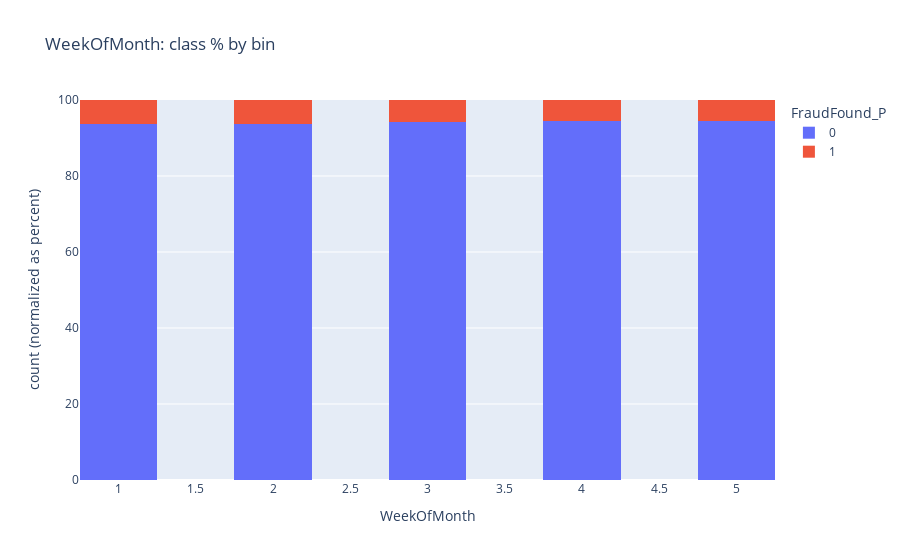
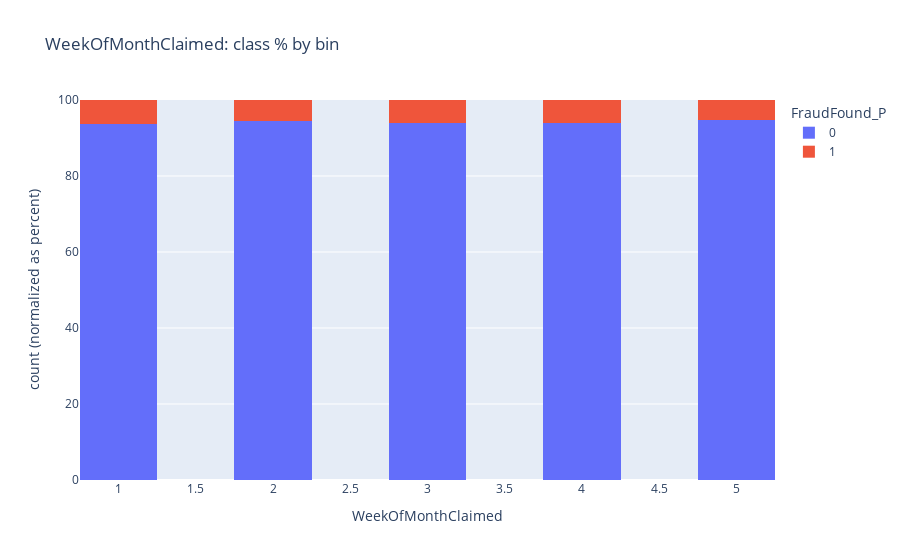
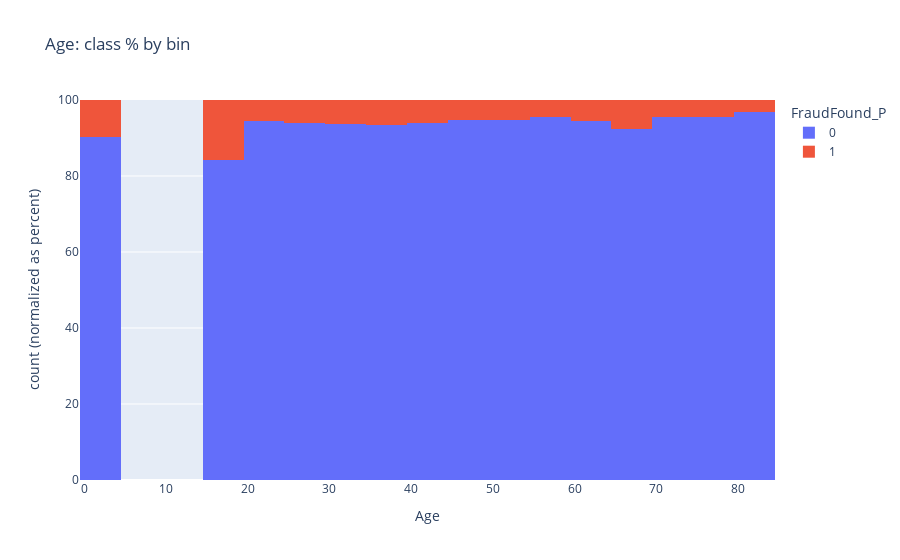
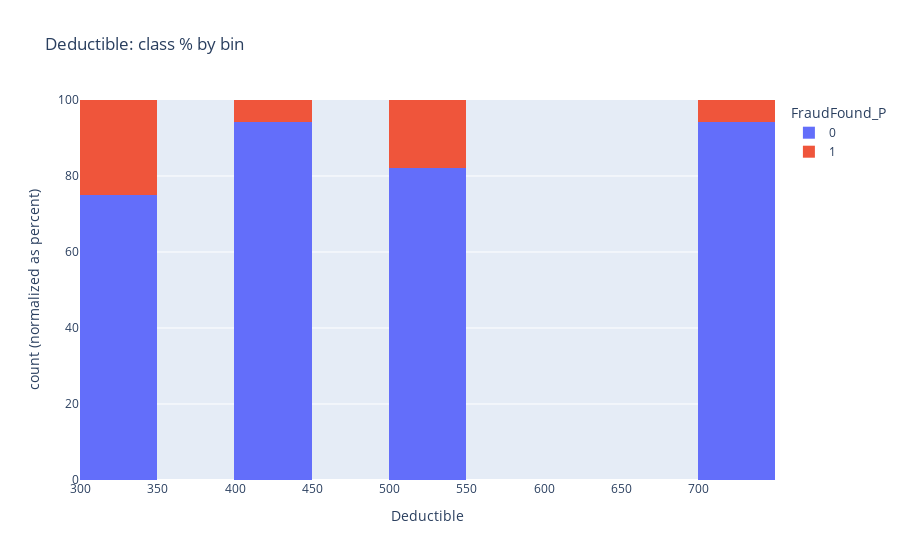

Write notebook code for charts like these, in order.
### Code cell
to_plot = [c for c in num_col if c not in ("FraudFound_P", "PolicyNumber", "RepNumber")]


for feature in to_plot:
    px.histogram(
        df, x=feature, color="FraudFound_P",
        nbins=20, barmode="stack", barnorm="percent",
        title=f"{feature}: class % by bin"
    ).show()

### Figure 1 — Plotly figure (JSON) as saved in the notebook; plotly's stock layout.template omitted (floating-point values rounded to 4 significant figures; data arrays with more than 128 entries replaced by an {"elided": "..."} marker saying what was removed)
{"data": [{"bingroup": "x", "hovertemplate": "FraudFound_P=0<br>WeekOfMonth=%{x}<br>count (normalized as percent)=%{y}<extra></extra>", "legendgroup": "0", "marker": {"color": "#636efa", "pattern": {"shape": ""}}, "name": "0", "nbinsx": 20, "orientation": "v", "showlegend": true, "type": "histogram", "x": {"elided": "14496 int values"}, "xaxis": "x", "yaxis": "y"}, {"bingroup": "x", "hovertemplate": "FraudFound_P=1<br>WeekOfMonth=%{x}<br>count (normalized as percent)=%{y}<extra></extra>", "legendgroup": "1", "marker": {"color": "#EF553B", "pattern": {"shape": ""}}, "name": "1", "nbinsx": 20, "orientation": "v", "showlegend": true, "type": "histogram", "x": {"elided": "923 int values"}, "xaxis": "x", "yaxis": "y"}], "layout": {"barmode": "stack", "barnorm": "percent", "legend": {"title": {"text": "FraudFound_P"}, "tracegroupgap": 0}, "title": {"text": "WeekOfMonth: class % by bin"}, "xaxis": {"anchor": "y", "domain": [0, 1], "title": {"text": "WeekOfMonth"}}, "yaxis": {"anchor": "x", "domain": [0, 1], "title": {"text": "count (normalized as percent)"}}}}

### Figure 2 — Plotly figure (JSON) as saved in the notebook; plotly's stock layout.template omitted (floating-point values rounded to 4 significant figures; data arrays with more than 128 entries replaced by an {"elided": "..."} marker saying what was removed)
{"data": [{"bingroup": "x", "hovertemplate": "FraudFound_P=0<br>WeekOfMonthClaimed=%{x}<br>count (normalized as percent)=%{y}<extra></extra>", "legendgroup": "0", "marker": {"color": "#636efa", "pattern": {"shape": ""}}, "name": "0", "nbinsx": 20, "orientation": "v", "showlegend": true, "type": "histogram", "x": {"elided": "14496 int values"}, "xaxis": "x", "yaxis": "y"}, {"bingroup": "x", "hovertemplate": "FraudFound_P=1<br>WeekOfMonthClaimed=%{x}<br>count (normalized as percent)=%{y}<extra></extra>", "legendgroup": "1", "marker": {"color": "#EF553B", "pattern": {"shape": ""}}, "name": "1", "nbinsx": 20, "orientation": "v", "showlegend": true, "type": "histogram", "x": {"elided": "923 int values"}, "xaxis": "x", "yaxis": "y"}], "layout": {"barmode": "stack", "barnorm": "percent", "legend": {"title": {"text": "FraudFound_P"}, "tracegroupgap": 0}, "title": {"text": "WeekOfMonthClaimed: class % by bin"}, "xaxis": {"anchor": "y", "domain": [0, 1], "title": {"text": "WeekOfMonthClaimed"}}, "yaxis": {"anchor": "x", "domain": [0, 1], "title": {"text": "count (normalized as percent)"}}}}

### Figure 3 — Plotly figure (JSON) as saved in the notebook; plotly's stock layout.template omitted (floating-point values rounded to 4 significant figures; data arrays with more than 128 entries replaced by an {"elided": "..."} marker saying what was removed)
{"data": [{"bingroup": "x", "hovertemplate": "FraudFound_P=0<br>Age=%{x}<br>count (normalized as percent)=%{y}<extra></extra>", "legendgroup": "0", "marker": {"color": "#636efa", "pattern": {"shape": ""}}, "name": "0", "nbinsx": 20, "orientation": "v", "showlegend": true, "type": "histogram", "x": {"elided": "14496 int values"}, "xaxis": "x", "yaxis": "y"}, {"bingroup": "x", "hovertemplate": "FraudFound_P=1<br>Age=%{x}<br>count (normalized as percent)=%{y}<extra></extra>", "legendgroup": "1", "marker": {"color": "#EF553B", "pattern": {"shape": ""}}, "name": "1", "nbinsx": 20, "orientation": "v", "showlegend": true, "type": "histogram", "x": {"elided": "923 int values"}, "xaxis": "x", "yaxis": "y"}], "layout": {"barmode": "stack", "barnorm": "percent", "legend": {"title": {"text": "FraudFound_P"}, "tracegroupgap": 0}, "title": {"text": "Age: class % by bin"}, "xaxis": {"anchor": "y", "domain": [0, 1], "title": {"text": "Age"}}, "yaxis": {"anchor": "x", "domain": [0, 1], "title": {"text": "count (normalized as percent)"}}}}

### Figure 4 — Plotly figure (JSON) as saved in the notebook; plotly's stock layout.template omitted (floating-point values rounded to 4 significant figures; data arrays with more than 128 entries replaced by an {"elided": "..."} marker saying what was removed)
{"data": [{"bingroup": "x", "hovertemplate": "FraudFound_P=0<br>Deductible=%{x}<br>count (normalized as percent)=%{y}<extra></extra>", "legendgroup": "0", "marker": {"color": "#636efa", "pattern": {"shape": ""}}, "name": "0", "nbinsx": 20, "orientation": "v", "showlegend": true, "type": "histogram", "x": {"elided": "14496 int values"}, "xaxis": "x", "yaxis": "y"}, {"bingroup": "x", "hovertemplate": "FraudFound_P=1<br>Deductible=%{x}<br>count (normalized as percent)=%{y}<extra></extra>", "legendgroup": "1", "marker": {"color": "#EF553B", "pattern": {"shape": ""}}, "name": "1", "nbinsx": 20, "orientation": "v", "showlegend": true, "type": "histogram", "x": {"elided": "923 int values"}, "xaxis": "x", "yaxis": "y"}], "layout": {"barmode": "stack", "barnorm": "percent", "legend": {"title": {"text": "FraudFound_P"}, "tracegroupgap": 0}, "title": {"text": "Deductible: class % by bin"}, "xaxis": {"anchor": "y", "domain": [0, 1], "title": {"text": "Deductible"}}, "yaxis": {"anchor": "x", "domain": [0, 1], "title": {"text": "count (normalized as percent)"}}}}
